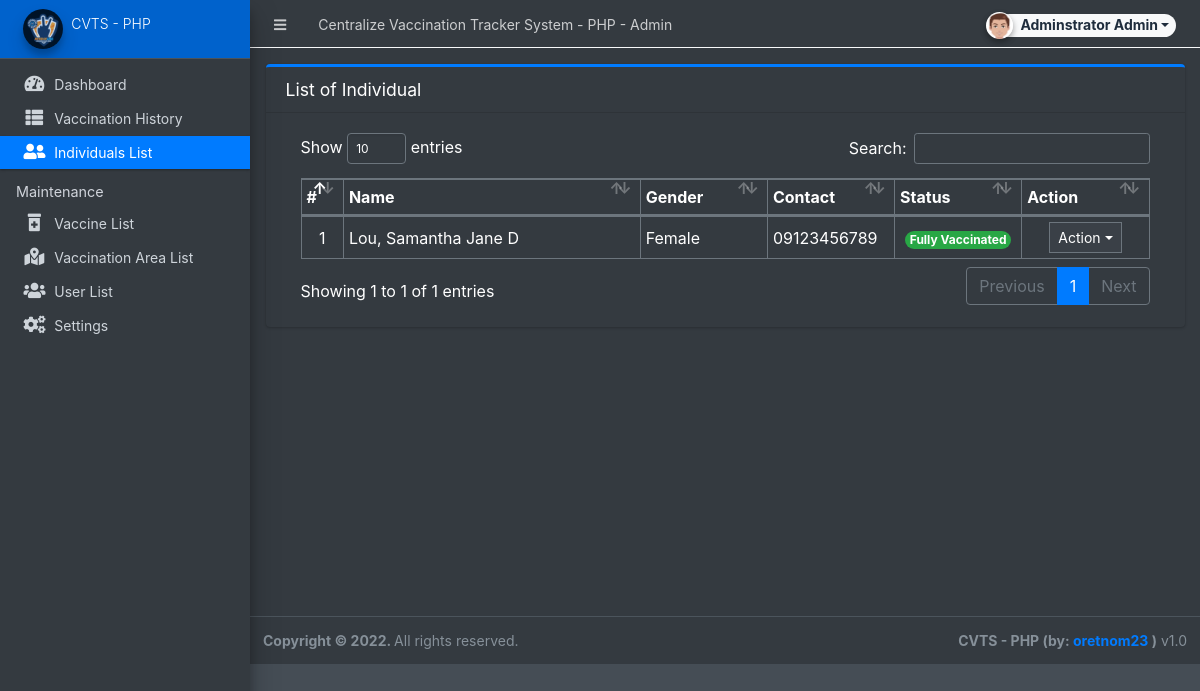
The page /admin/?page=individual (signed in) on the database its author committed.
### tables this page shows
CREATE TABLE `individual_list` (
  `id` int(30) NOT NULL,
  `tracking_code` varchar(50) NOT NULL,
  `firstname` text NOT NULL,
  `middlename` text NOT NULL,
  `lastname` text NOT NULL,
  `gender` varchar(50) NOT NULL,
  `dob` date NOT NULL,
  `contact` varchar(100) NOT NULL,
  `address` text NOT NULL,
  `status` tinyint(1) NOT NULL DEFAULT 0 COMMENT '0=pending, 1=Partially Vaccinated, 2= Fully Vaccinated',
  `date_created` datetime NOT NULL DEFAULT current_timestamp(),
  `date_updated` datetime DEFAULT NULL ON UPDATE current_timestamp()
);

### admin/individual/index.php (the view, shortened to what this page needs)
<div class="card card-outline card-primary">
	<div class="card-header">
		<h3 class="card-title">List of Individual</h3>
	</div>
	<div class="card-body">
		<div class="container-fluid">
        <div class="container-fluid">
			<table class="table table-bordered table-stripped">
				<colgroup>
					<col width="5%">
					<col width="35%">
					<col width="15%">
					<col width="15%">
					<col width="15%">
					<col width="15%">
				</colgroup>
				<thead>
					<tr>
						<th>#</th>
						<th>Name</th>
						<th>Gender</th>
						<th>Contact</th>
						<th>Status</th>
						<th>Action</th>
					</tr>
				</thead>
				<tbody>
					<?php
					$i = 1;
					$qry = $conn->query("SELECT *,concat(lastname,', ',firstname,' ', middlename) as name from `individual_list` order by concat(lastname,', ',firstname,' ', middlename) asc ");
					while($row = $qry->fetch_assoc()):
					?>
						<tr>
							<td class="text-center"><?php echo $i++; ?></td>
							<td><?php echo $row['name'] ?></td>
							<td><?php echo $row['gender'] ?></td>
							<td><?php echo $row['contact'] ?></td>
							<td class="text-center">
                                <?php if($row['status'] == 1): ?>
                                    <span class="badge badge-primary rounded-pill">Partially Vaccinated</span>
								<?php elseif($row['status'] == 2): ?>
                                    <span class="badge badge-success rounded-pill">Fully Vaccinated</span>
                                <?php else: ?>
                                    <span class="badge badge-light text-dark rounded-pill">Pending</span>
                                <?php endif; ?>
                            </td>
							<td align="center">
								 <button type="button" class="btn btn-flat btn-default btn-sm dropdown-toggle dropdown-icon" data-toggle="dropdown">
				                  		Action
				                  </button>
							</td>
						</tr>
					<?php endwhile; ?>
				</tbody>
			</table>
		</div>
		</div>
	</div>
</div>

### rows shown on the page
individual_list: name "Lou, Samantha Jane D", gender "Female", contact "09123456789", status "Fully Vaccinated"

### other values the page prints
$_settings->info('name') "Centralize Vaccination Tracker System - PHP"
$_settings->userdata('firstname').' '.$_settings->userdata('lastname') "Adminstrator Admin"
$_settings->info('short_name') "CVTS - PHP"
